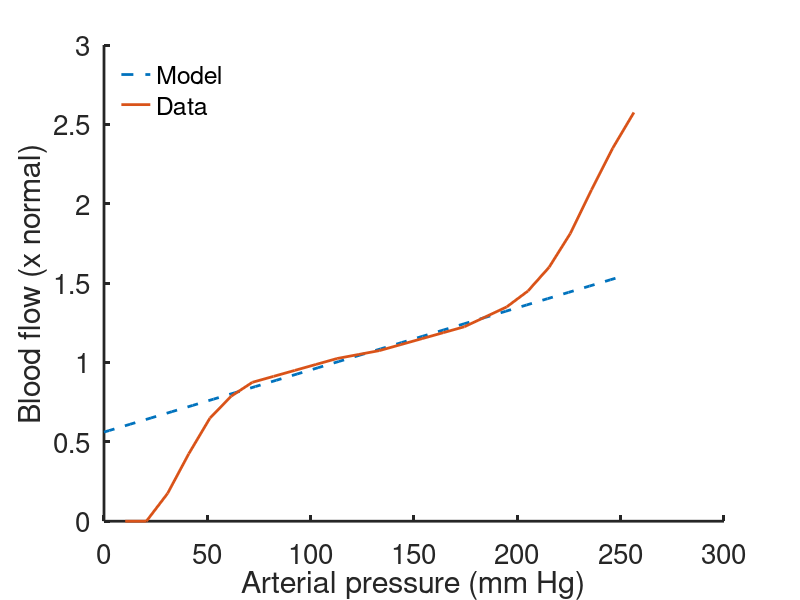
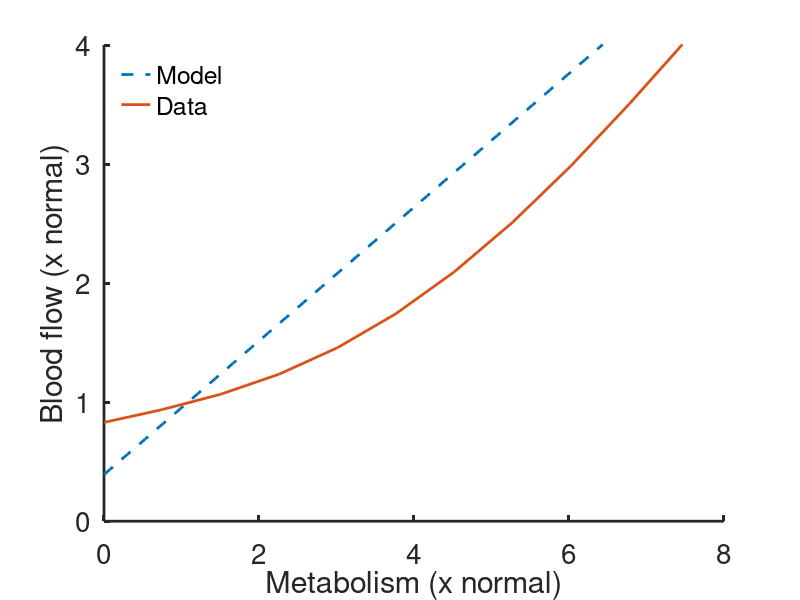
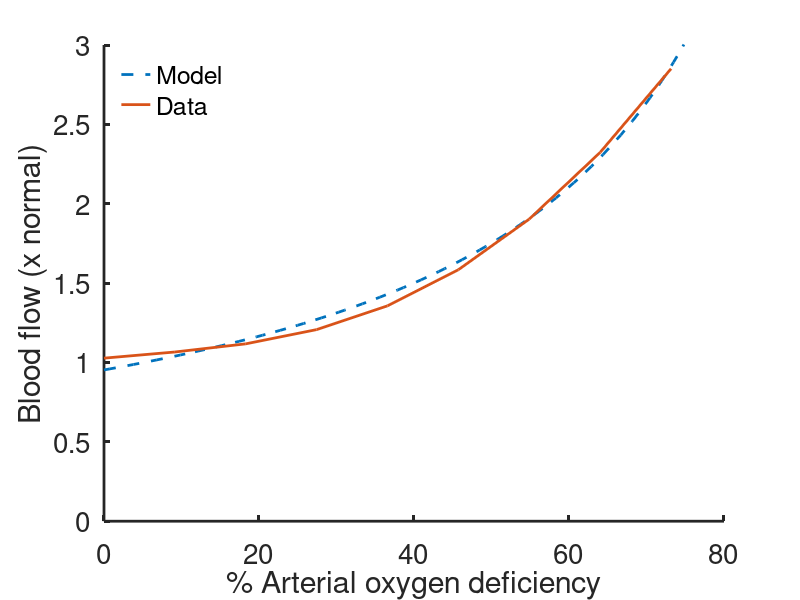

Source code (MATLAB) for these figures, in order:

%  -------------------------------------------------------------------
%
%   Code to solve the autoregulation model of Huntsman/Peskin.
%
%   For Chapter 11, Section 11.6.1 of
%   Keener and Sneyd, Mathematical Physiology, 3rd Edition, Springer.
%
%   Written by James Keener and James Sneyd.
%
%  -------------------------------------------------------------------

clear all
close all
clc
set(0,                           ...
   'defaultaxesfontsize', 20,   ...
   'defaultaxeslinewidth', 2.0, ...
   'defaultlinelinewidth', 2.0);

% The data for the three graphs. It's easier to enter it all directly than read
% it from three separate files

flow_Pa = [0	10.256
0	20.512
0.175	30.768
0.425	41.024
0.65	51.28
0.7875	61.536
0.875	71.792
0.9125	82.048
0.95	92.30399
0.9875	102.56
1.025	112.816
1.05	123.072
1.075	133.328
1.1125	143.584
1.15	153.84
1.1875	164.096
1.225	174.352
1.2875	184.608
1.35	194.864
1.45	205.12
1.6	215.376
1.8125	225.632
2.0875	235.888
2.35	246.144
2.575	256.4];


flow_metab = [0.829816	0
0.937826	0.752941
1.0664	1.50588
1.23481	2.25882
1.4571	3.01176
1.74212	3.76471
2.0935	4.51765
2.50963	5.27059
2.98377	6.02353
3.50385	6.77647
4.05269	7.52941];


flow_oxy = [1.02721	0
1.066	9.14634
1.11736	18.2927
1.20706	27.439
1.35686	36.5854
1.58445	45.7317
1.90352	54.8781
2.3237	64.0244
2.85057	73.1707];


% Calculate the model curves
 O2astar=104;
 O2vstar=40;
 Pastar=100;
 Qstar=5.6;
 Mstar = Qstar*(O2astar - O2vstar);
 
 A = 0.1; 
 R0 = 4; 

 % alternate values from second edition that don't seem to work
 %A = Qstar/(3*Mstar - Qstar*O2astar)
 %R0 = Pastar*(3*Mstar - Qstar*O2astar)/(2*Qstar*Mstar)

 % plot flow against pressure
 Pa_model = linspace(0,250,100);
 Qa_model = (1/(1+A*O2astar))*(Mstar*A + Pa_model/R0);
 figure(1)
     
     plot(Pa_model,Qa_model/Qstar,'--', flow_Pa(:,2),flow_Pa(:,1))
     xlabel('Arterial pressure (mm Hg)')
     ylabel('Blood flow (x normal)')

box off 
legend('boxoff')
legend('Model','Data','location','northwest')
 % plot flow against metabolism
 M_model = linspace(0,7.5,100);
 Qa_model2 = (1/(1+A*O2astar))*(M_model*Mstar*A + Pastar/R0);
 figure(2)
      
     plot(M_model,Qa_model2/Qstar,'--',flow_metab(:,2),flow_metab(:,1))
     xlabel('Metabolism (x normal)')
     ylabel('Blood flow (x normal)')
     axis([0 8 0 4])
box off
legend('boxoff')
legend('Model','Data','location','northwest')
 % plot flow against oxygen deficiency
 ox_def = linspace(0,75,100);

 O2a = O2astar*(1-ox_def/100);
 Qa_model4 = (1./(1+A*O2a)).*(Mstar*A + Pastar/R0);
 figure(3)
     
     plot(ox_def,Qa_model4/Qstar,'--',flow_oxy(:,2),flow_oxy(:,1))
     xlabel('% Arterial oxygen deficiency')
     ylabel('Blood flow (x normal)')
     axis([0 80 0 3])
box off 
legend('boxoff')
legend('Model','Data','location','northwest')
